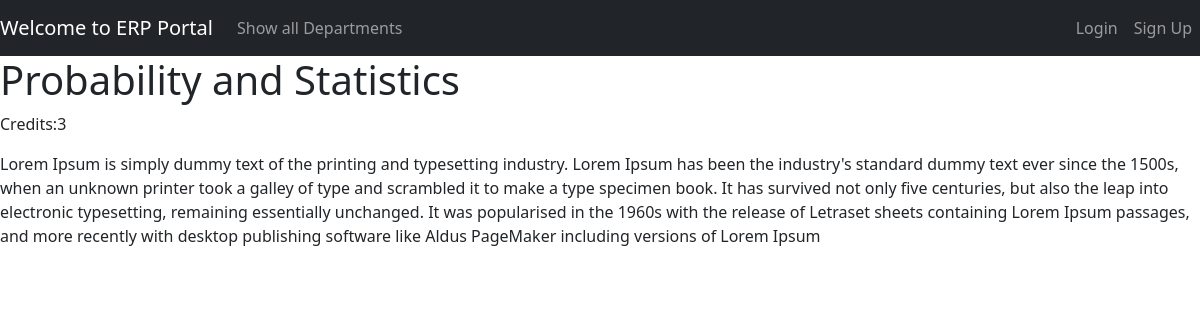
Page /courses/Probability and Statistics on the committed database.
### erpApp/models.py (models this page shows, shortened)
class Course(models.Model):
    courseName = models.CharField(max_length=50)
    credits_score = models.IntegerField(
        validators=[MaxValueValidator(5), MinValueValidator(1)])
    deptId = models.ForeignKey(
        Department, on_delete=models.CASCADE, related_name="dept")
    semester = models.IntegerField(null=True)
    description = models.TextField(null=True)

### erpApp/views.py (the view)
# urls.py: path("courses/<str:courseName>", views.courseDetail, name="course"),
def courseDetail(request, courseName):
    isMe = False
    course = Course.objects.get(courseName=courseName)
    return render(request, "erpApp/course.html", {
        "courseName": course.courseName,
        "courseDetail": course.description,
        "courseCredits": course.credits_score,
        "isMe": isMe
    })

### erpApp/templates/erpApp/course.html (shortened to what this page needs)
{% extends 'base.html' %}
{% block content %}
<div>
    <h1>{{courseName}}</h1>
    <p>Credits:{{courseCredits}}</p>
</div>
<div>
    <p>{{courseDetail}}</p>
</div>
{% endblock content %}

### rows in the picture
Course: courseName "Probability and Statistics", description "Lorem Ipsum is simply dummy text of the printing and typesetting industry. Lorem Ipsum has been the industry's standard dummy text ever since the 1500s, when an unknown printer took a galley of type and scrambled it to make a type specimen book. It has survived not only five centuries, but also the leap into electronic typesetting, remaining essentially unchanged. It was popularised in the 1960s with the release of Letraset sheets containing Lorem Ipsum passages, and more recently with desktop publishing software like Aldus PageMaker including versions of Lorem Ipsum"

### other values in the picture
{{ courseCredits }} "3"
